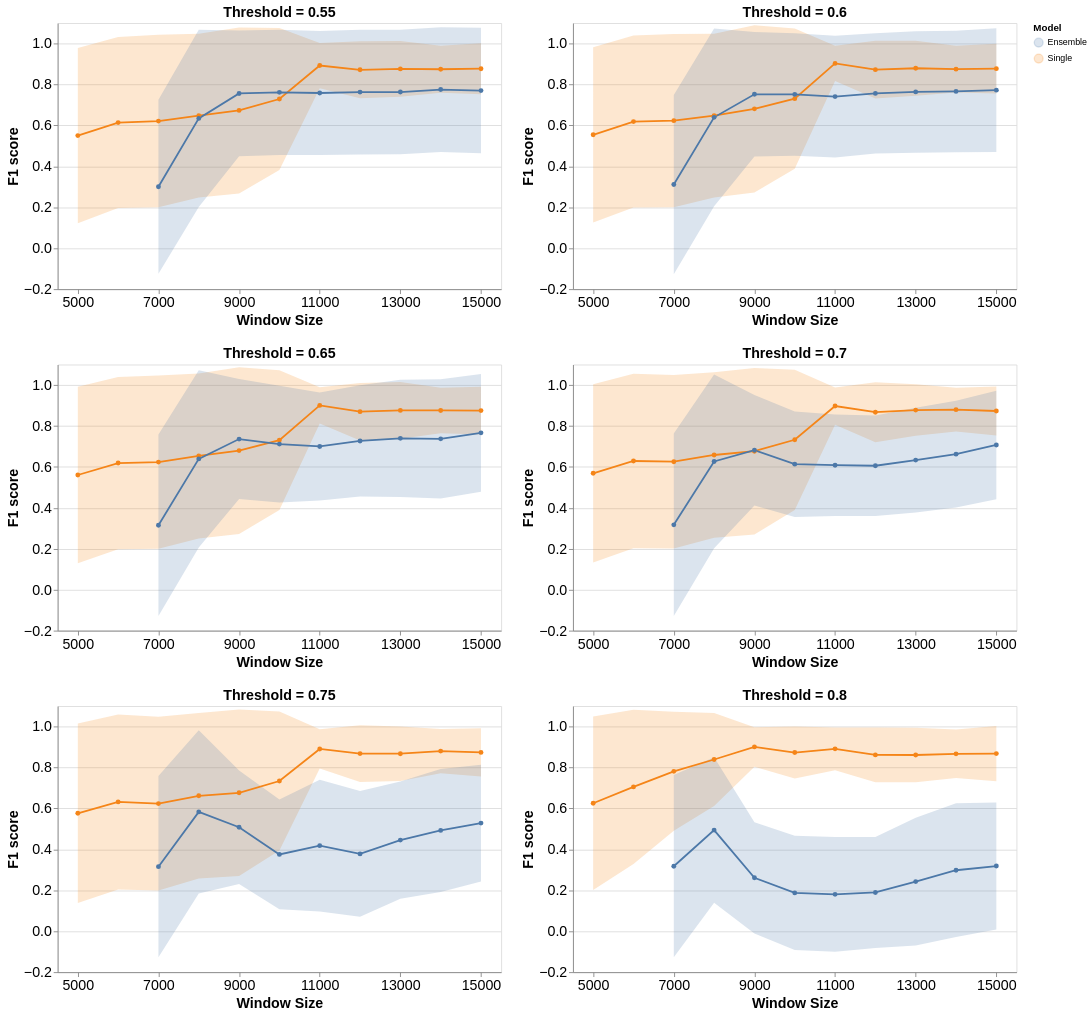

The notebook cell saved with this chart:
### Code cell
#plot charts for visual comparison
#select models to compare
models = ['RCKmer-7_SVM_fine_tuned_benbow_test',
          'ensemble_voting_soft_benbow'] #RCKmer-7_SVM_Subsequence_RF_stacking_fine_tuned_benbow_test, ensemble_voting_soft_benbow
thresholds = [0.8]
metrics = ['F-Score']
datasets = ['benbow_test']

charts = {}
fontsize = 16

for threshold in [0.55,0.6,0.65,0.7,0.75,0.8]: 
    #filter df
    selected_df = df[(df['model'].isin(models)) & (df['threshold']==threshold) & (df['metric'].isin(metrics) & (df['dataset'].isin(datasets)))]
    #rename the models to be single or ensemble model
    selected_df['model'] = selected_df['model'].apply(lambda x: 'Ensemble' if 'ensemble' in x else 'Single')


    # Create the confidence band
    selected_band = alt.Chart(selected_df).mark_area(opacity=0.2).encode(
        x=alt.X('window_size:O', axis=alt.Axis(labelAngle=0, title='Window Size')),
        y='lower',
        y2='upper',
        color=alt.Color('model:N', title='Model'),
        tooltip=['model', 'window_size', 'threshold', 'mean', 'lower', 'upper']
    )

    # Create the main line
    selected_line = alt.Chart(selected_df).mark_line(point=True).encode(
        x=alt.X('window_size:O', axis=alt.Axis(labelAngle=0, title='Window Size', values=list(range(5000,17000,2000)))),
        y=alt.Y('mean:Q', axis=alt.Axis(title='F1 score')),
        color=alt.Color('model:N', title='Model'),
        tooltip=['model', 'window_size', 'threshold', 'mean', 'lower', 'upper']
    )

    # Combine and show
    selected_chart = (selected_band + selected_line).properties( 
        width=500,
        height=300,
        #title=f"Threshold = {threshold}",
        title=alt.TitleParams(
                text=f"Threshold = {threshold}",
                fontSize=fontsize,        # title size
                #font="Arial",
                #anchor="start"      # left-align
            )
    )

    charts[threshold] = selected_chart

first_items = list(charts.items())[:2]
second_items = list(charts.items())[2:4]
third_items = list(charts.items())[4:]
all_charts = alt.vconcat(
    alt.hconcat(*dict(first_items).values()),
    alt.hconcat(*dict(second_items).values()),
    alt.hconcat(*dict(third_items).values())
).configure_axis(
    labelFontSize=fontsize,
    titleFontSize=fontsize
)
all_charts

### Figure 1 — Vega-Lite specification as saved in the notebook (floating-point values rounded to 4 significant figures)
{"config": {"view": {"continuousWidth": 300, "continuousHeight": 300}, "axis": {"labelFontSize": 16, "titleFontSize": 16}}, "vconcat": [{"hconcat": [{"layer": [{"mark": {"type": "area", "opacity": 0.2}, "encoding": {"color": {"field": "model", "title": "Model", "type": "nominal"}, "tooltip": [{"field": "model", "type": "nominal"}, {"field": "window_size", "type": "quantitative"}, {"field": "threshold", "type": "quantitative"}, {"field": "mean", "type": "quantitative"}, {"field": "lower", "type": "quantitative"}, {"field": "upper", "type": "quantitative"}], "x": {"axis": {"labelAngle": 0, "title": "Window Size"}, "field": "window_size", "type": "ordinal"}, "y": {"field": "lower", "type": "quantitative"}, "y2": {"field": "upper"}}}, {"mark": {"type": "line", "point": true}, "encoding": {"color": {"field": "model", "title": "Model", "type": "nominal"}, "tooltip": [{"field": "model", "type": "nominal"}, {"field": "window_size", "type": "quantitative"}, {"field": "threshold", "type": "quantitative"}, {"field": "mean", "type": "quantitative"}, {"field": "lower", "type": "quantitative"}, {"field": "upper", "type": "quantitative"}], "x": {"axis": {"labelAngle": 0, "title": "Window Size", "values": [5000, 7000, 9000, 11000, 13000, 15000]}, "field": "window_size", "type": "ordinal"}, "y": {"axis": {"title": "F1 score"}, "field": "mean", "type": "quantitative"}}}], "data": {"name": "data-8e4729d6d2955cb1f014588a5f952cae"}, "height": 300, "title": {"text": "Threshold = 0.55", "fontSize": 16}, "width": 500}, {"layer": [{"mark": {"type": "area", "opacity": 0.2}, "encoding": {"color": {"field": "model", "title": "Model", "type": "nominal"}, "tooltip": [{"field": "model", "type": "nominal"}, {"field": "window_size", "type": "quantitative"}, {"field": "threshold", "type": "quantitative"}, {"field": "mean", "type": "quantitative"}, {"field": "lower", "type": "quantitative"}, {"field": "upper", "type": "quantitative"}], "x": {"axis": {"labelAngle": 0, "title": "Window Size"}, "field": "window_size", "type": "ordinal"}, "y": {"field": "lower", "type": "quantitative"}, "y2": {"field": "upper"}}}, {"mark": {"type": "line", "point": true}, "encoding": {"color": {"field": "model", "title": "Model", "type": "nominal"}, "tooltip": [{"field": "model", "type": "nominal"}, {"field": "window_size", "type": "quantitative"}, {"field": "threshold", "type": "quantitative"}, {"field": "mean", "type": "quantitative"}, {"field": "lower", "type": "quantitative"}, {"field": "upper", "type": "quantitative"}], "x": {"axis": {"labelAngle": 0, "title": "Window Size", "values": [5000, 7000, 9000, 11000, 13000, 15000]}, "field": "window_size", "type": "ordinal"}, "y": {"axis": {"title": "F1 score"}, "field": "mean", "type": "quantitative"}}}], "data": {"name": "data-032b5e15c9a3c81d3e131a56327d04dc"}, "height": 300, "title": {"text": "Threshold = 0.6", "fontSize": 16}, "width": 500}]}, {"hconcat": [{"layer": [{"mark": {"type": "area", "opacity": 0.2}, "encoding": {"color": {"field": "model", "title": "Model", "type": "nominal"}, "tooltip": [{"field": "model", "type": "nominal"}, {"field": "window_size", "type": "quantitative"}, {"field": "threshold", "type": "quantitative"}, {"field": "mean", "type": "quantitative"}, {"field": "lower", "type": "quantitative"}, {"field": "upper", "type": "quantitative"}], "x": {"axis": {"labelAngle": 0, "title": "Window Size"}, "field": "window_size", "type": "ordinal"}, "y": {"field": "lower", "type": "quantitative"}, "y2": {"field": "upper"}}}, {"mark": {"type": "line", "point": true}, "encoding": {"color": {"field": "model", "title": "Model", "type": "nominal"}, "tooltip": [{"field": "model", "type": "nominal"}, {"field": "window_size", "type": "quantitative"}, {"field": "threshold", "type": "quantitative"}, {"field": "mean", "type": "quantitative"}, {"field": "lower", "type": "quantitative"}, {"field": "upper", "type": "quantitative"}], "x": {"axis": {"labelAngle": 0, "title": "Window Size", "values": [5000, 7000, 9000, 11000, 13000, 15000]}, "field": "window_size", "type": "ordinal"}, "y": {"axis": {"title": "F1 score"}, "field": "mean", "type": "quantitative"}}}], "data": {"name": "data-aaf2d00458002ff55051e212f9ea5475"}, "height": 300, "title": {"text": "Threshold = 0.65", "fontSize": 16}, "width": 500}, {"layer": [{"mark": {"type": "area", "opacity": 0.2}, "encoding": {"color": {"field": "model", "title": "Model", "type": "nominal"}, "tooltip": [{"field": "model", "type": "nominal"}, {"field": "window_size", "type": "quantitative"}, {"field": "threshold", "type": "quantitative"}, {"field": "mean", "type": "quantitative"}, {"field": "lower", "type": "quantitative"}, {"field": "upper", "type": "quantitative"}], "x": {"axis": {"labelAngle": 0, "title": "Window Size"}, "field": "window_size", "type": "ordinal"}, "y": {"field": "lower", "type": "quantitative"}, "y2": {"field": "upper"}}}, {"mark": {"type": "line", "point": true}, "encoding": {"color": {"field": "model", "title": "Model", "type": "nominal"}, "tooltip": [{"field": "model", "type": "nominal"}, {"field": "window_size", "type": "quantitative"}, {"field": "threshold", "type": "quantitative"}, {"field": "mean", "type": "quantitative"}, {"field": "lower", "type": "quantitative"}, {"field": "upper", "type": "quantitative"}], "x": {"axis": {"labelAngle": 0, "title": "Window Size", "values": [5000, 7000, 9000, 11000, 13000, 15000]}, "field": "window_size", "type": "ordinal"}, "y": {"axis": {"title": "F1 score"}, "field": "mean", "type": "quantitative"}}}], "data": {"name": "data-dce7e4155326a7c8afd4d19b32bd7821"}, "height": 300, "title": {"text": "Threshold = 0.7", "fontSize": 16}, "width": 500}]}, {"hconcat": [{"layer": [{"mark": {"type": "area", "opacity": 0.2}, "encoding": {"color": {"field": "model", "title": "Model", "type": "nominal"}, "tooltip": [{"field": "model", "type": "nominal"}, {"field": "window_size", "type": "quantitative"}, {"field": "threshold", "type": "quantitative"}, {"field": "mean", "type": "quantitative"}, {"field": "lower", "type": "quantitative"}, {"field": "upper", "type": "quantitative"}], "x": {"axis": {"labelAngle": 0, "title": "Window Size"}, "field": "window_size", "type": "ordinal"}, "y": {"field": "lower", "type": "quantitative"}, "y2": {"field": "upper"}}}, {"mark": {"type": "line", "point": true}, "encoding": {"color": {"field": "model", "title": "Model", "type": "nominal"}, "tooltip": [{"field": "model", "type": "nominal"}, {"field": "window_size", "type": "quantitative"}, {"field": "threshold", "type": "quantitative"}, {"field": "mean", "type": "quantitative"}, {"field": "lower", "type": "quantitative"}, {"field": "upper", "type": "quantitative"}], "x": {"axis": {"labelAngle": 0, "title": "Window Size", "values": [5000, 7000, 9000, 11000, 13000, 15000]}, "field": "window_size", "type": "ordinal"}, "y": {"axis": {"title": "F1 score"}, "field": "mean", "type": "quantitative"}}}], "data": {"name": "data-48a81120314ee275fa9fc052dbe2e940"}, "height": 300, "title": {"text": "Threshold = 0.75", "fontSize": 16}, "width": 500}, {"layer": [{"mark": {"type": "area", "opacity": 0.2}, "encoding": {"color": {"field": "model", "title": "Model", "type": "nominal"}, "tooltip": [{"field": "model", "type": "nominal"}, {"field": "window_size", "type": "quantitative"}, {"field": "threshold", "type": "quantitative"}, {"field": "mean", "type": "quantitative"}, {"field": "lower", "type": "quantitative"}, {"field": "upper", "type": "quantitative"}], "x": {"axis": {"labelAngle": 0, "title": "Window Size"}, "field": "window_size", "type": "ordinal"}, "y": {"field": "lower", "type": "quantitative"}, "y2": {"field": "upper"}}}, {"mark": {"type": "line", "point": true}, "encoding": {"color": {"field": "model", "title": "Model", "type": "nominal"}, "tooltip": [{"field": "model", "type": "nominal"}, {"field": "window_size", "type": "quantitative"}, {"field": "threshold", "type": "quantitative"}, {"field": "mean", "type": "quantitative"}, {"field": "lower", "type": "quantitative"}, {"field": "upper", "type": "quantitative"}], "x": {"axis": {"labelAngle": 0, "title": "Window Size", "values": [5000, 7000, 9000, 11000, 13000, 15000]}, "field": "window_size", "type": "ordinal"}, "y": {"axis": {"title": "F1 score"}, "field": "mean", "type": "quantitative"}}}], "data": {"name": "data-2ce571910ded6025f2b689bd5703fb84"}, "height": 300, "title": {"text": "Threshold = 0.8", "fontSize": 16}, "width": 500}]}], "$schema": "https://vega.github.io/schema/vega-lite/v5.17.0.json", "datasets": {"data-8e4729d6d2955cb1f014588a5f952cae": [{"model": "Single", "window_size": 10000, "threshold": 0.55, "metric": "F-Score", "mean": 0.7288, "std": 0.3465, "lower": 0.3824, "upper": 1.075, "dataset": "benbow_test"}, {"model": "Single", "window_size": 11000, "threshold": 0.55, "metric": "F-Score", "mean": 0.8926, "std": 0.1105, "lower": 0.7821, "upper": 1.003, "dataset": "benbow_test"}, {"model": "Single", "window_size": 12000, "threshold": 0.55, "metric": "F-Score", "mean": 0.8718, "std": 0.1389, "lower": 0.7329, "upper": 1.011, "dataset": "benbow_test"}, {"model": "Single", "window_size": 13000, "threshold": 0.55, "metric": "F-Score", "mean": 0.876, "std": 0.1359, "lower": 0.7402, "upper": 1.012, "dataset": "benbow_test"}, {"model": "Single", "window_size": 14000, "threshold": 0.55, "metric": "F-Score", "mean": 0.8744, "std": 0.1153, "lower": 0.759, "upper": 0.9897, "dataset": "benbow_test"}, {"model": "Single", "window_size": 15000, "threshold": 0.55, "metric": "F-Score", "mean": 0.877, "std": 0.1244, "lower": 0.7526, "upper": 1.001, "dataset": "benbow_test"}, {"model": "Single", "window_size": 5000, "threshold": 0.55, "metric": "F-Score", "mean": 0.5501, "std": 0.4278, "lower": 0.1223, "upper": 0.9779, "dataset": "benbow_test"}, {"model": "Single", "window_size": 6000, "threshold": 0.55, "metric": "F-Score", "mean": 0.6139, "std": 0.4177, "lower": 0.1962, "upper": 1.032, "dataset": "benbow_test"}, {"model": "Single", "window_size": 7000, "threshold": 0.55, "metric": "F-Score", "mean": 0.6211, "std": 0.4214, "lower": 0.1996, "upper": 1.042, "dataset": "benbow_test"}, {"model": "Single", "window_size": 8000, "threshold": 0.55, "metric": "F-Score", "mean": 0.6473, "std": 0.4, "lower": 0.2473, "upper": 1.047, "dataset": "benbow_test"}, {"model": "Single", "window_size": 9000, "threshold": 0.55, "metric": "F-Score", "mean": 0.6731, "std": 0.4054, "lower": 0.2677, "upper": 1.079, "dataset": "benbow_test"}, {"model": "Ensemble", "window_size": 10000, "threshold": 0.55, "metric": "F-Score", "mean": 0.7615, "std": 0.3063, "lower": 0.4553, "upper": 1.068, "dataset": "benbow_test"}, {"model": "Ensemble", "window_size": 11000, "threshold": 0.55, "metric": "F-Score", "mean": 0.7583, "std": 0.3031, "lower": 0.4551, "upper": 1.061, "dataset": "benbow_test"}, {"model": "Ensemble", "window_size": 12000, "threshold": 0.55, "metric": "F-Score", "mean": 0.7627, "std": 0.3047, "lower": 0.458, "upper": 1.067, "dataset": "benbow_test"}, {"model": "Ensemble", "window_size": 13000, "threshold": 0.55, "metric": "F-Score", "mean": 0.7631, "std": 0.3038, "lower": 0.4593, "upper": 1.067, "dataset": "benbow_test"}, {"model": "Ensemble", "window_size": 14000, "threshold": 0.55, "metric": "F-Score", "mean": 0.7752, "std": 0.3046, "lower": 0.4706, "upper": 1.08, "dataset": "benbow_test"}, {"model": "Ensemble", "window_size": 15000, "threshold": 0.55, "metric": "F-Score", "mean": 0.7701, "std": 0.3064, "lower": 0.4638, "upper": 1.076, "dataset": "benbow_test"}, {"model": "Ensemble", "window_size": 7000, "threshold": 0.55, "metric": "F-Score", "mean": 0.3001, "std": 0.4248, "lower": -0.1247, "upper": 0.7248, "dataset": "benbow_test"}, {"model": "Ensemble", "window_size": 8000, "threshold": 0.55, "metric": "F-Score", "mean": 0.6342, "std": 0.4331, "lower": 0.2011, "upper": 1.067, "dataset": "benbow_test"}, {"model": "Ensemble", "window_size": 9000, "threshold": 0.55, "metric": "F-Score", "mean": 0.756, "std": 0.3071, "lower": 0.4489, "upper": 1.063, "dataset": "benbow_test"}], "data-032b5e15c9a3c81d3e131a56327d04dc": [{"model": "Single", "window_size": 10000, "threshold": 0.6, "metric": "F-Score", "mean": 0.7306, "std": 0.3428, "lower": 0.3878, "upper": 1.073, "dataset": "benbow_test"}, {"model": "Single", "window_size": 11000, "threshold": 0.6, "metric": "F-Score", "mean": 0.9029, "std": 0.08572, "lower": 0.8172, "upper": 0.9886, "dataset": "benbow_test"}, {"model": "Single", "window_size": 12000, "threshold": 0.6, "metric": "F-Score", "mean": 0.8723, "std": 0.141, "lower": 0.7313, "upper": 1.013, "dataset": "benbow_test"}, {"model": "Single", "window_size": 13000, "threshold": 0.6, "metric": "F-Score", "mean": 0.8792, "std": 0.134, "lower": 0.7452, "upper": 1.013, "dataset": "benbow_test"}, {"model": "Single", "window_size": 14000, "threshold": 0.6, "metric": "F-Score", "mean": 0.8747, "std": 0.1139, "lower": 0.7608, "upper": 0.9886, "dataset": "benbow_test"}, {"model": "Single", "window_size": 15000, "threshold": 0.6, "metric": "F-Score", "mean": 0.8774, "std": 0.1213, "lower": 0.7561, "upper": 0.9987, "dataset": "benbow_test"}, {"model": "Single", "window_size": 5000, "threshold": 0.6, "metric": "F-Score", "mean": 0.5542, "std": 0.4281, "lower": 0.1261, "upper": 0.9823, "dataset": "benbow_test"}, {"model": "Single", "window_size": 6000, "threshold": 0.6, "metric": "F-Score", "mean": 0.6187, "std": 0.4203, "lower": 0.1984, "upper": 1.039, "dataset": "benbow_test"}, {"model": "Single", "window_size": 7000, "threshold": 0.6, "metric": "F-Score", "mean": 0.6231, "std": 0.4229, "lower": 0.2003, "upper": 1.046, "dataset": "benbow_test"}, {"model": "Single", "window_size": 8000, "threshold": 0.6, "metric": "F-Score", "mean": 0.6479, "std": 0.3999, "lower": 0.248, "upper": 1.048, "dataset": "benbow_test"}, {"model": "Single", "window_size": 9000, "threshold": 0.6, "metric": "F-Score", "mean": 0.681, "std": 0.4083, "lower": 0.2728, "upper": 1.089, "dataset": "benbow_test"}, {"model": "Ensemble", "window_size": 10000, "threshold": 0.6, "metric": "F-Score", "mean": 0.7516, "std": 0.2992, "lower": 0.4523, "upper": 1.051, "dataset": "benbow_test"}, {"model": "Ensemble", "window_size": 11000, "threshold": 0.6, "metric": "F-Score", "mean": 0.7407, "std": 0.2969, "lower": 0.4438, "upper": 1.038, "dataset": "benbow_test"}, {"model": "Ensemble", "window_size": 12000, "threshold": 0.6, "metric": "F-Score", "mean": 0.7564, "std": 0.2934, "lower": 0.463, "upper": 1.05, "dataset": "benbow_test"}, {"model": "Ensemble", "window_size": 13000, "threshold": 0.6, "metric": "F-Score", "mean": 0.7635, "std": 0.2968, "lower": 0.4667, "upper": 1.06, "dataset": "benbow_test"}, {"model": "Ensemble", "window_size": 14000, "threshold": 0.6, "metric": "F-Score", "mean": 0.7661, "std": 0.2969, "lower": 0.4692, "upper": 1.063, "dataset": "benbow_test"}, {"model": "Ensemble", "window_size": 15000, "threshold": 0.6, "metric": "F-Score", "mean": 0.7721, "std": 0.3024, "lower": 0.4696, "upper": 1.075, "dataset": "benbow_test"}, {"model": "Ensemble", "window_size": 7000, "threshold": 0.6, "metric": "F-Score", "mean": 0.3111, "std": 0.4377, "lower": -0.1266, "upper": 0.7489, "dataset": "benbow_test"}, {"model": "Ensemble", "window_size": 8000, "threshold": 0.6, "metric": "F-Score", "mean": 0.6395, "std": 0.4345, "lower": 0.205, "upper": 1.074, "dataset": "benbow_test"}, {"model": "Ensemble", "window_size": 9000, "threshold": 0.6, "metric": "F-Score", "mean": 0.7521, "std": 0.3037, "lower": 0.4484, "upper": 1.056, "dataset": "benbow_test"}], "data-aaf2d00458002ff55051e212f9ea5475": [{"model": "Single", "window_size": 10000, "threshold": 0.65, "metric": "F-Score", "mean": 0.731, "std": 0.3412, "lower": 0.3898, "upper": 1.072, "dataset": "benbow_test"}, {"model": "Single", "window_size": 11000, "threshold": 0.65, "metric": "F-Score", "mean": 0.9006, "std": 0.08842, "lower": 0.8121, "upper": 0.989, "dataset": "benbow_test"}, {"model": "Single", "window_size": 12000, "threshold": 0.65, "metric": "F-Score", "mean": 0.8698, "std": 0.1405, "lower": 0.7293, "upper": 1.01, "dataset": "benbow_test"}, {"model": "Single", "window_size": 13000, "threshold": 0.65, "metric": "F-Score", "mean": 0.8761, "std": 0.1383, "lower": 0.7378, "upper": 1.014, "dataset": "benbow_test"}, {"model": "Single", "window_size": 14000, "threshold": 0.65, "metric": "F-Score", "mean": 0.8758, "std": 0.1108, "lower": 0.765, "upper": 0.9866, "dataset": "benbow_test"}, {"model": "Single", "window_size": 15000, "threshold": 0.65, "metric": "F-Score", "mean": 0.875, "std": 0.1169, "lower": 0.7581, "upper": 0.9919, "dataset": "benbow_test"}, {"model": "Single", "window_size": 5000, "threshold": 0.65, "metric": "F-Score", "mean": 0.5603, "std": 0.4309, "lower": 0.1295, "upper": 0.9912, "dataset": "benbow_test"}, {"model": "Single", "window_size": 6000, "threshold": 0.65, "metric": "F-Score", "mean": 0.6189, "std": 0.4207, "lower": 0.1982, "upper": 1.04, "dataset": "benbow_test"}, {"model": "Single", "window_size": 7000, "threshold": 0.65, "metric": "F-Score", "mean": 0.6236, "std": 0.423, "lower": 0.2006, "upper": 1.047, "dataset": "benbow_test"}, {"model": "Single", "window_size": 8000, "threshold": 0.65, "metric": "F-Score", "mean": 0.6536, "std": 0.403, "lower": 0.2506, "upper": 1.057, "dataset": "benbow_test"}, {"model": "Single", "window_size": 9000, "threshold": 0.65, "metric": "F-Score", "mean": 0.6796, "std": 0.4078, "lower": 0.2718, "upper": 1.087, "dataset": "benbow_test"}, {"model": "Ensemble", "window_size": 10000, "threshold": 0.65, "metric": "F-Score", "mean": 0.7115, "std": 0.2853, "lower": 0.4262, "upper": 0.9968, "dataset": "benbow_test"}, {"model": "Ensemble", "window_size": 11000, "threshold": 0.65, "metric": "F-Score", "mean": 0.6998, "std": 0.2637, "lower": 0.436, "upper": 0.9635, "dataset": "benbow_test"}, {"model": "Ensemble", "window_size": 12000, "threshold": 0.65, "metric": "F-Score", "mean": 0.7267, "std": 0.2718, "lower": 0.4549, "upper": 0.9985, "dataset": "benbow_test"}, {"model": "Ensemble", "window_size": 13000, "threshold": 0.65, "metric": "F-Score", "mean": 0.7395, "std": 0.2862, "lower": 0.4533, "upper": 1.026, "dataset": "benbow_test"}, {"model": "Ensemble", "window_size": 14000, "threshold": 0.65, "metric": "F-Score", "mean": 0.7372, "std": 0.2914, "lower": 0.4458, "upper": 1.029, "dataset": "benbow_test"}, {"model": "Ensemble", "window_size": 15000, "threshold": 0.65, "metric": "F-Score", "mean": 0.7665, "std": 0.2879, "lower": 0.4786, "upper": 1.054, "dataset": "benbow_test"}, {"model": "Ensemble", "window_size": 7000, "threshold": 0.65, "metric": "F-Score", "mean": 0.3152, "std": 0.4432, "lower": -0.128, "upper": 0.7584, "dataset": "benbow_test"}, {"model": "Ensemble", "window_size": 8000, "threshold": 0.65, "metric": "F-Score", "mean": 0.6391, "std": 0.4334, "lower": 0.2058, "upper": 1.073, "dataset": "benbow_test"}, {"model": "Ensemble", "window_size": 9000, "threshold": 0.65, "metric": "F-Score", "mean": 0.736, "std": 0.2932, "lower": 0.4429, "upper": 1.029, "dataset": "benbow_test"}], "data-dce7e4155326a7c8afd4d19b32bd7821": [{"model": "Single", "window_size": 10000, "threshold": 0.7, "metric": "F-Score", "mean": 0.7324, "std": 0.3425, "lower": 0.3899, "upper": 1.075, "dataset": "benbow_test"}, {"model": "Single", "window_size": 11000, "threshold": 0.7, "metric": "F-Score", "mean": 0.8974, "std": 0.09102, "lower": 0.8064, "upper": 0.9884, "dataset": "benbow_test"}, {"model": "Single", "window_size": 12000, "threshold": 0.7, "metric": "F-Score", "mean": 0.8672, "std": 0.1468, "lower": 0.7204, "upper": 1.014, "dataset": "benbow_test"}, {"model": "Single", "window_size": 13000, "threshold": 0.7, "metric": "F-Score", "mean": 0.8776, "std": 0.1258, "lower": 0.7517, "upper": 1.003, "dataset": "benbow_test"}, {"model": "Single", "window_size": 14000, "threshold": 0.7, "metric": "F-Score", "mean": 0.8796, "std": 0.1065, "lower": 0.7731, "upper": 0.9861, "dataset": "benbow_test"}, {"model": "Single", "window_size": 15000, "threshold": 0.7, "metric": "F-Score", "mean": 0.8732, "std": 0.1201, "lower": 0.7531, "upper": 0.9932, "dataset": "benbow_test"}, {"model": "Single", "window_size": 5000, "threshold": 0.7, "metric": "F-Score", "mean": 0.5688, "std": 0.4353, "lower": 0.1335, "upper": 1.004, "dataset": "benbow_test"}, {"model": "Single", "window_size": 6000, "threshold": 0.7, "metric": "F-Score", "mean": 0.6288, "std": 0.426, "lower": 0.2029, "upper": 1.055, "dataset": "benbow_test"}, {"model": "Single", "window_size": 7000, "threshold": 0.7, "metric": "F-Score", "mean": 0.6254, "std": 0.4241, "lower": 0.2013, "upper": 1.05, "dataset": "benbow_test"}, {"model": "Single", "window_size": 8000, "threshold": 0.7, "metric": "F-Score", "mean": 0.6582, "std": 0.404, "lower": 0.2542, "upper": 1.062, "dataset": "benbow_test"}, {"model": "Single", "window_size": 9000, "threshold": 0.7, "metric": "F-Score", "mean": 0.6766, "std": 0.4069, "lower": 0.2697, "upper": 1.083, "dataset": "benbow_test"}, {"model": "Ensemble", "window_size": 10000, "threshold": 0.7, "metric": "F-Score", "mean": 0.6133, "std": 0.258, "lower": 0.3553, "upper": 0.8713, "dataset": "benbow_test"}, {"model": "Ensemble", "window_size": 11000, "threshold": 0.7, "metric": "F-Score", "mean": 0.6082, "std": 0.248, "lower": 0.3601, "upper": 0.8562, "dataset": "benbow_test"}, {"model": "Ensemble", "window_size": 12000, "threshold": 0.7, "metric": "F-Score", "mean": 0.6056, "std": 0.2456, "lower": 0.36, "upper": 0.8513, "dataset": "benbow_test"}, {"model": "Ensemble", "window_size": 13000, "threshold": 0.7, "metric": "F-Score", "mean": 0.6332, "std": 0.2561, "lower": 0.3772, "upper": 0.8893, "dataset": "benbow_test"}, {"model": "Ensemble", "window_size": 14000, "threshold": 0.7, "metric": "F-Score", "mean": 0.6623, "std": 0.2608, "lower": 0.4015, "upper": 0.9231, "dataset": "benbow_test"}, {"model": "Ensemble", "window_size": 15000, "threshold": 0.7, "metric": "F-Score", "mean": 0.7072, "std": 0.2654, "lower": 0.4419, "upper": 0.9726, "dataset": "benbow_test"}, {"model": "Ensemble", "window_size": 7000, "threshold": 0.7, "metric": "F-Score", "mean": 0.3169, "std": 0.4458, "lower": -0.1288, "upper": 0.7627, "dataset": "benbow_test"}, {"model": "Ensemble", "window_size": 8000, "threshold": 0.7, "metric": "F-Score", "mean": 0.6265, "std": 0.4244, "lower": 0.2021, "upper": 1.051, "dataset": "benbow_test"}, {"model": "Ensemble", "window_size": 9000, "threshold": 0.7, "metric": "F-Score", "mean": 0.6814, "std": 0.2703, "lower": 0.4111, "upper": 0.9516, "dataset": "benbow_test"}], "data-48a81120314ee275fa9fc052dbe2e940": [{"model": "Single", "window_size": 10000, "threshold": 0.75, "metric": "F-Score", "mean": 0.7338, "std": 0.3393, "lower": 0.3945, "upper": 1.073, "dataset": "benbow_test"}, {"model": "Single", "window_size": 11000, "threshold": 0.75, "metric": "F-Score", "mean": 0.8904, "std": 0.09562, "lower": 0.7948, "upper": 0.9861, "dataset": "benbow_test"}, {"model": "Single", "window_size": 12000, "threshold": 0.75, "metric": "F-Score", "mean": 0.8676, "std": 0.1385, "lower": 0.7292, "upper": 1.006, "dataset": "benbow_test"}, {"model": "Single", "window_size": 13000, "threshold": 0.75, "metric": "F-Score", "mean": 0.8671, "std": 0.1334, "lower": 0.7337, "upper": 1.001, "dataset": "benbow_test"}, {"model": "Single", "window_size": 14000, "threshold": 0.75, "metric": "F-Score", "mean": 0.88, "std": 0.108, "lower": 0.772, "upper": 0.988, "dataset": "benbow_test"}, {"model": "Single", "window_size": 15000, "threshold": 0.75, "metric": "F-Score", "mean": 0.8736, "std": 0.118, "lower": 0.7556, "upper": 0.9916, "dataset": "benbow_test"}, {"model": "Single", "window_size": 5000, "threshold": 0.75, "metric": "F-Score", "mean": 0.5761, "std": 0.4383, "lower": 0.1378, "upper": 1.014, "dataset": "benbow_test"}, {"model": "Single", "window_size": 6000, "threshold": 0.75, "metric": "F-Score", "mean": 0.6316, "std": 0.4274, "lower": 0.2042, "upper": 1.059, "dataset": "benbow_test"}, {"model": "Single", "window_size": 7000, "threshold": 0.75, "metric": "F-Score", "mean": 0.6235, "std": 0.424, "lower": 0.1994, "upper": 1.048, "dataset": "benbow_test"}, {"model": "Single", "window_size": 8000, "threshold": 0.75, "metric": "F-Score", "mean": 0.6617, "std": 0.4039, "lower": 0.2578, "upper": 1.066, "dataset": "benbow_test"}, {"model": "Single", "window_size": 9000, "threshold": 0.75, "metric": "F-Score", "mean": 0.6764, "std": 0.4071, "lower": 0.2692, "upper": 1.083, "dataset": "benbow_test"}, {"model": "Ensemble", "window_size": 10000, "threshold": 0.75, "metric": "F-Score", "mean": 0.3751, "std": 0.2682, "lower": 0.1069, "upper": 0.6433, "dataset": "benbow_test"}, {"model": "Ensemble", "window_size": 11000, "threshold": 0.75, "metric": "F-Score", "mean": 0.418, "std": 0.3216, "lower": 0.09647, "upper": 0.7396, "dataset": "benbow_test"}, {"model": "Ensemble", "window_size": 12000, "threshold": 0.75, "metric": "F-Score", "mean": 0.3778, "std": 0.3077, "lower": 0.07009, "upper": 0.6855, "dataset": "benbow_test"}, {"model": "Ensemble", "window_size": 13000, "threshold": 0.75, "metric": "F-Score", "mean": 0.4452, "std": 0.2866, "lower": 0.1586, "upper": 0.7319, "dataset": "benbow_test"}, {"model": "Ensemble", "window_size": 14000, "threshold": 0.75, "metric": "F-Score", "mean": 0.4925, "std": 0.3003, "lower": 0.1922, "upper": 0.7928, "dataset": "benbow_test"}, {"model": "Ensemble", "window_size": 15000, "threshold": 0.75, "metric": "F-Score", "mean": 0.5284, "std": 0.285, "lower": 0.2434, "upper": 0.8134, "dataset": "benbow_test"}, {"model": "Ensemble", "window_size": 7000, "threshold": 0.75, "metric": "F-Score", "mean": 0.3154, "std": 0.443, "lower": -0.1276, "upper": 0.7584, "dataset": "benbow_test"}, {"model": "Ensemble", "window_size": 8000, "threshold": 0.75, "metric": "F-Score", "mean": 0.583, "std": 0.3983, "lower": 0.1847, "upper": 0.9813, "dataset": "benbow_test"}, {"model": "Ensemble", "window_size": 9000, "threshold": 0.75, "metric": "F-Score", "mean": 0.5079, "std": 0.2768, "lower": 0.2311, "upper": 0.7846, "dataset": "benbow_test"}], "data-2ce571910ded6025f2b689bd5703fb84": [{"model": "Single", "window_size": 10000, "threshold": 0.8, "metric": "F-Score", "mean": 0.873, "std": 0.127, "lower": 0.746, "upper": 1.0, "dataset": "benbow_test"}, {"model": "Single", "window_size": 11000, "threshold": 0.8, "metric": "F-Score", "mean": 0.8909, "std": 0.1045, "lower": 0.7864, "upper": 0.9954, "dataset": "benbow_test"}, {"model": "Single", "window_size": 12000, "threshold": 0.8, "metric": "F-Score", "mean": 0.8614, "std": 0.1335, "lower": 0.7279, "upper": 0.995, "dataset": "benbow_test"}, {"model": "Single", "window_size": 13000, "threshold": 0.8, "metric": "F-Score", "mean": 0.8608, "std": 0.1336, "lower": 0.7272, "upper": 0.9945, "dataset": "benbow_test"}, {"model": "Single", "window_size": 14000, "threshold": 0.8, "metric": "F-Score", "mean": 0.8667, "std": 0.1187, "lower": 0.7479, "upper": 0.9854, "dataset": "benbow_test"}, {"model": "Single", "window_size": 15000, "threshold": 0.8, "metric": "F-Score", "mean": 0.8678, "std": 0.1347, "lower": 0.7332, "upper": 1.003, "dataset": "benbow_test"}, {"model": "Single", "window_size": 5000, "threshold": 0.8, "metric": "F-Score", "mean": 0.625, "std": 0.4238, "lower": 0.2012, "upper": 1.049, "dataset": "benbow_test"}, {"model": "Single", "window_size": 6000, "threshold": 0.8, "metric": "F-Score", "mean": 0.705, "std": 0.3766, "lower": 0.3284, "upper": 1.082, "dataset": "benbow_test"}, {"model": "Single", "window_size": 7000, "threshold": 0.8, "metric": "F-Score", "mean": 0.7811, "std": 0.2907, "lower": 0.4903, "upper": 1.072, "dataset": "benbow_test"}, {"model": "Single", "window_size": 8000, "threshold": 0.8, "metric": "F-Score", "mean": 0.8388, "std": 0.2275, "lower": 0.6113, "upper": 1.066, "dataset": "benbow_test"}, {"model": "Single", "window_size": 9000, "threshold": 0.8, "metric": "F-Score", "mean": 0.9004, "std": 0.09656, "lower": 0.8039, "upper": 0.997, "dataset": "benbow_test"}, {"model": "Ensemble", "window_size": 10000, "threshold": 0.8, "metric": "F-Score", "mean": 0.1872, "std": 0.2789, "lower": -0.09176, "upper": 0.4661, "dataset": "benbow_test"}, {"model": "Ensemble", "window_size": 11000, "threshold": 0.8, "metric": "F-Score", "mean": 0.1801, "std": 0.2803, "lower": -0.1001, "upper": 0.4604, "dataset": "benbow_test"}, {"model": "Ensemble", "window_size": 12000, "threshold": 0.8, "metric": "F-Score", "mean": 0.1893, "std": 0.2713, "lower": -0.08196, "upper": 0.4606, "dataset": "benbow_test"}, {"model": "Ensemble", "window_size": 13000, "threshold": 0.8, "metric": "F-Score", "mean": 0.2424, "std": 0.3117, "lower": -0.06925, "upper": 0.5541, "dataset": "benbow_test"}, {"model": "Ensemble", "window_size": 14000, "threshold": 0.8, "metric": "F-Score", "mean": 0.2978, "std": 0.3267, "lower": -0.02887, "upper": 0.6246, "dataset": "benbow_test"}, {"model": "Ensemble", "window_size": 15000, "threshold": 0.8, "metric": "F-Score", "mean": 0.3184, "std": 0.31, "lower": 0.008349, "upper": 0.6284, "dataset": "benbow_test"}, {"model": "Ensemble", "window_size": 7000, "threshold": 0.8, "metric": "F-Score", "mean": 0.3175, "std": 0.4452, "lower": -0.1277, "upper": 0.7626, "dataset": "benbow_test"}, {"model": "Ensemble", "window_size": 8000, "threshold": 0.8, "metric": "F-Score", "mean": 0.4941, "std": 0.3556, "lower": 0.1385, "upper": 0.8496, "dataset": "benbow_test"}, {"model": "Ensemble", "window_size": 9000, "threshold": 0.8, "metric": "F-Score", "mean": 0.2609, "std": 0.272, "lower": -0.01108, "upper": 0.5329, "dataset": "benbow_test"}]}}
